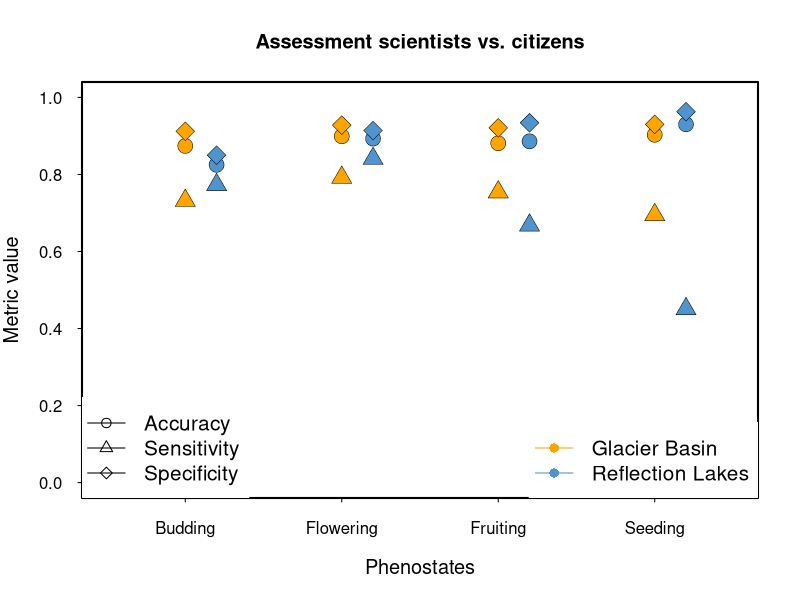
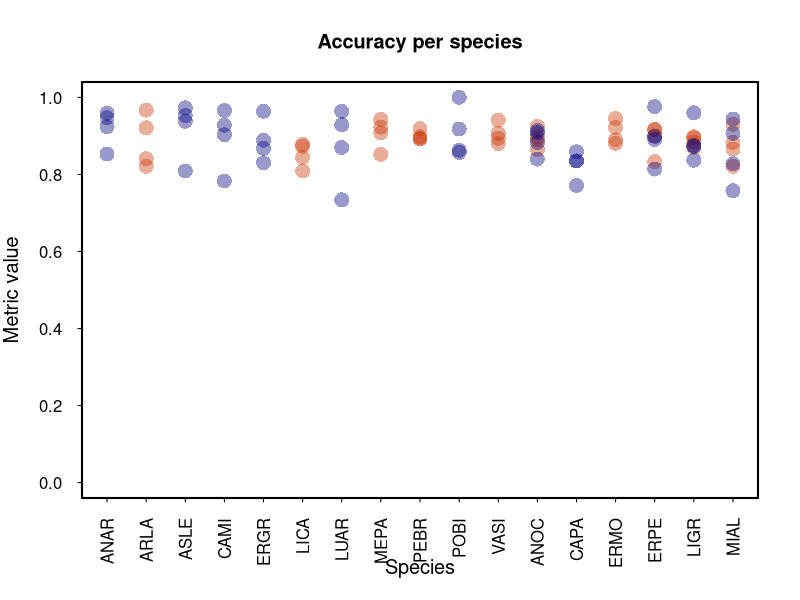
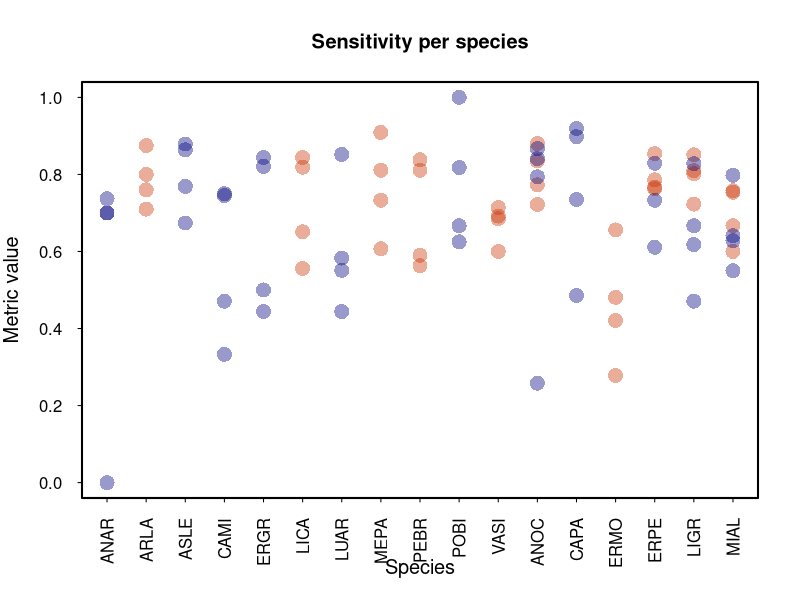
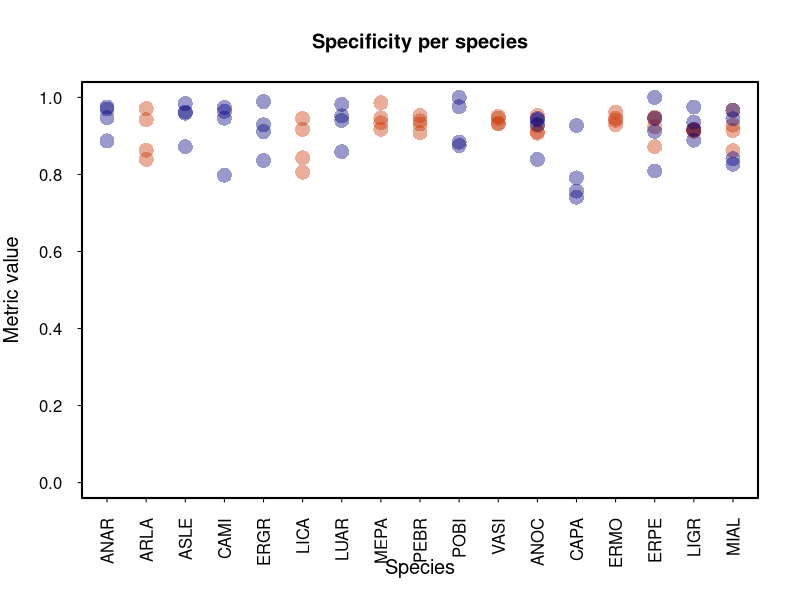

Recreate these plots in R, in order.
############################DATA PAPER MEADOWATCH###################
###DATA COMPILED BY AJI JOHN
###FIGURES AND THIS ANALYSIS: RUBÉN D. MANZANEDO. APRIL 2021#########

###################PART 5######################

##Continuation of Figure 4: Data validation comparison of scientist vs. citizen scientists

#load accuracies data per phenostate and species
phenostates = read.csv('Accuracy per phenostate-trail.csv')
head(phenostates)

#graphical parameters
par(bty="o")
par(lwd=2)
par(tcl=-0.2)
par(las=1)
par(cex.lab=1.2)

#Figure 4a: metrics per phenostate
#set the x-axes values for plotting and a small offset for the different hikes
phenostates$Y = 1:4
phenostates$Y2 = phenostates$Y+0.2
#plot each phenostate
plot(accuracy.rl~Y, phenostates,
     pch=21,
     bg='orange',
     lwd=0.5,
     cex=2,
     ylim=c(0,1),
     xlim=c(0.5,4.5),
     main='Assessment scientists vs. citizens',
     axes=F,
     xlab='Phenostates',
     ylab='Metric value')
axis(1, labels=c('Budding','Flowering','Fruiting','Seeding'),
     at=c(1:4))
axis(2)
box()
points(accuracy.gb~Y2, phenostates,
       pch=21,
       bg='steelblue3',
       cex=2,
       lwd=0.5)

points(sensitivity.rl~Y, phenostates,
     pch=24,
     bg='orange',
     lwd=0.5,
     cex=2,
     ylim=c(0,1))
points(sensitivity.gb~Y2, phenostates,
       pch=24,
       bg='steelblue3',
       cex=2,
       lwd=0.5)

points(specificity.rl~Y, phenostates,
       pch=23,
       bg='orange',
       lwd=0.5,
       cex=2,
       ylim=c(0,1))
points(specificity.gb~Y2, phenostates,
       pch=23,
       bg='steelblue3',
       cex=2,
       lwd=0.5)
##add the legends
legend('bottomleft',
       legend=c('Accuracy', 'Sensitivity', 'Specificity'),
       pch=c(21,24,23),
       lwd=1,
       box.col='white',
       cex=1.25)
legend('bottomright',
       legend=c('Glacier Basin', 'Reflection Lakes'),
       col=c('orange','steelblue3'),
       pch=16,
       lwd=1,
       box.col='white',
       cex=1.25)

###Figure 4b: metrics per species
#load species data
species = read.csv('Accuracy per species.csv')
head(species)
position.sp = as.numeric(as.factor(species$species))

#ACCURACIES
plot(accuracy.rl~position.sp, species,
     pch=16,
     col=rgb(0.8,0.2,0.0,0.4),
     lwd=0.5,
     cex=2,
     ylim=c(0,1),
     main='Accuracy per species',
     axes=F,
     xlab='Species',
     ylab='Metric value')
axis(1, labels=unique(species$species),
     at=c(1:length(unique(species$species))),
     las=2)
axis(2)
box()
points(accuracy.gb~position.sp, species,
       pch=16,
       col=rgb(0.0,0.0,0.5,0.4),
       cex=2,
       lwd=0.5)

#SENSITIVITIES
plot(sensitivity.rl~position.sp, species,
     pch=16,
     col=rgb(0.8,0.2,0.0,0.4),
     lwd=0.5,
     cex=2,
     ylim=c(0,1),
     main='Sensitivity per species',
     axes=F,
     xlab='Species',
     ylab='Metric value')
axis(1, labels=unique(species$species),
     at=c(1:length(unique(species$species))),
     las=2)
axis(2)
box()
points(sensitivity.gb~position.sp, species,
       pch=16,
       col=rgb(0.0,0.0,0.5,0.4),
       cex=2,
       lwd=0.5)

#SPECIFICITIES
plot(specificity.rl~position.sp, species,
     pch=16,
     col=rgb(0.8,0.2,0.0,0.4),
     lwd=0.5,
     cex=2,
     ylim=c(0,1),
     main='Specificity per species',
     axes=F,
     xlab='Species',
     ylab='Metric value')
axis(1, labels=unique(species$species),
     at=c(1:length(unique(species$species))),
     las=2)
axis(2)
box()
points(specificity.gb~position.sp, species,
       pch=16,
       col=rgb(0.0,0.0,0.5,0.4),
       cex=2,
       lwd=0.5)
